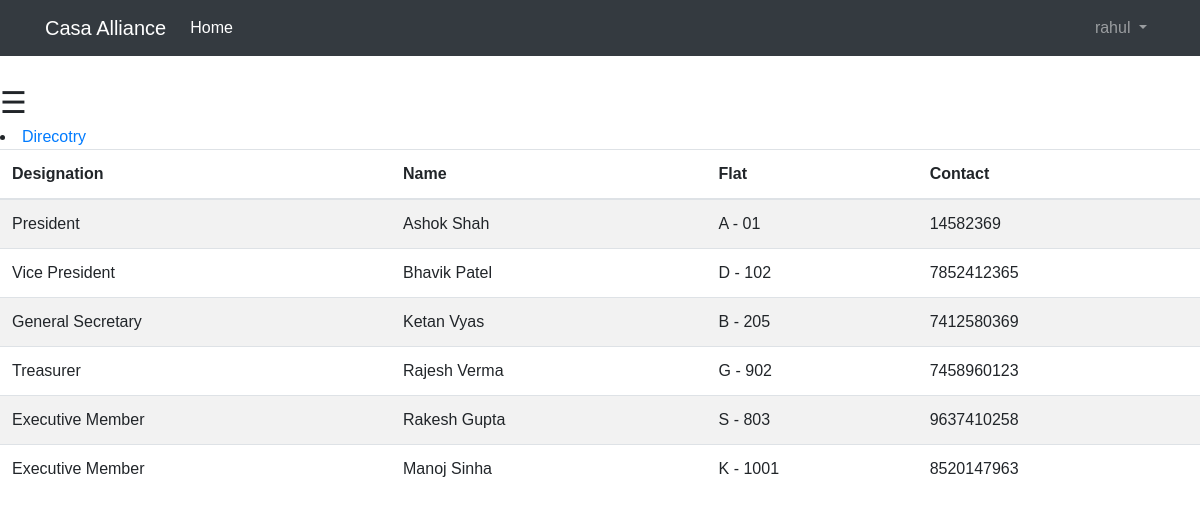
The app's page /basic_app/committee/ (signed in) with its own data.
### basic_app/models.py (models this page shows, shortened)
class Committee(models.Model):
    name = models.CharField(validators=[name_regex], max_length=30)
    flat = models.CharField(max_length=10)
    designation = models.CharField(choices=DESIGNATION, max_length=30)
    contact = models.PositiveIntegerField(validators=[mobile_regex])

### basic_app/views.py (the view)
@login_required
def committee(request):
    obj = models.Committee.objects.all()
    if obj:
        return render(request, 'basic_app/committee.html', {'list': obj})
    else:
        return HttpResponse('NOOOOO')

### templates/basic_app/committee.html
{% extends 'basic_app/base.html' %}
{% block body_block %}
    <li><a href="{% url 'basic_app:directory' %}">Direcotry</a></li>
    <table class = "table table-striped">
      <thead>
        <tr>
            <th>Designation</th>
            <th>Name</th>
            <th>Flat</th>
            <th>Contact</th>
        </tr>
      </thead>
    <tbody>
    {% if list %}
    {% for k in list %}
      <tr>
      <td>{{ k.designation }}</td>
      <td>{{ k.name }}</td>
        <td>{{ k.flat }}</td>
        <td>{{ k.contact }}</td>
      </tr>
    {% endfor %}
    {% endif %}
  </tbody>
</table>
{% endblock %}

### templates/basic_app/base.html (shortened to what this page needs)
<!DOCTYPE html>
<html lang="en">
<head>
    <link rel="stylesheet" href="https://maxcdn.bootstrapcdn.com/bootstrap/4.0.0/css/bootstrap.min.css">
</head>
<body>
  <nav class="navbar navbar-expand-lg navbar-dark bg-dark mb-4">
    <div class="container">
      <a class="navbar-brand" href="{% url 'basic_app:casa_home' %}">Casa Alliance</a>
      <div class="collapse navbar-collapse" id="navbarSupportedContent">
        <ul class="navbar-nav mr-auto">
        <li class="nav-item active">
        {% if  request.user.is_authenticated and not request.user.username == 'watchman'%}
            <a class="nav-link" href="{% url 'basic_app:casa_home' %}">Home <span class="sr-only">(current)</span></a>
        {% endif %}
      </li>
        </ul>
        {% if user.is_authenticated %}
          <ul class="navbar-nav">
            <li class="nav-item dropdown">
              <a class="nav-link dropdown-toggle" href="#" id="navbarDropdown" role="button" data-toggle="dropdown" aria-haspopup="true" aria-expanded="false">
                {{ user.username }}
              </a>
            </li>
          </ul>
        {% else %}
          <form class="form-inline my-2 my-lg-0">
            <a href="{% url 'basic_app:user_login' %}" class="btn btn-outline-secondary">Log in</a>
            <a href="{% url 'basic_app:register' %}" class="btn btn-primary ml-2">Sign up</a>
          </form>
        {% endif %}
      </div>
    </div>
  </nav>
     {% if user.is_authenticated and not request.user.username == 'watchman' %}
        <span style="font-size:30px;cursor:pointer" onclick="openNav()">&#9776;</span>
     {% endif %}
<div>
    {% block body_block %}{% endblock %}
</div>
</body>
</html>

### templates/basic_app/base.html (style rules this page uses)
body { font-family: "proxima-nova-soft", "Proxima Nova Soft", Helvetica, Arial, sans-serif; }

### records on screen
Committee: designation "President", name "Ashok Shah", flat "A - 01", contact "14582369"
Committee: designation "Vice President", name "Bhavik Patel", flat "D - 102", contact "7852412365"
Committee: designation "General Secretary", name "Ketan Vyas", flat "B - 205", contact "7412580369"
Committee: designation "Treasurer", name "Rajesh Verma", flat "G - 902", contact "7458960123"
Committee: designation "Executive Member", name "Rakesh Gupta", flat "S - 803", contact "9637410258"
Committee: designation "Executive Member", name "Manoj Sinha", flat "K - 1001", contact "8520147963"

### other values on screen
{{ user.username }} "rahul"
